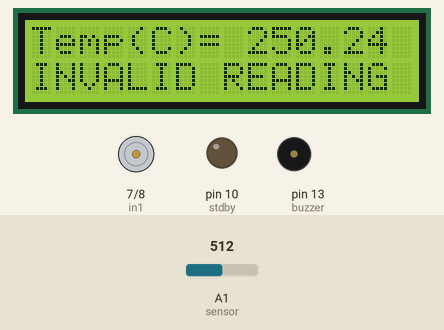
This sketch was run on a simulated Arduino Uno, built with avr-gcc and run on an emulated ATmega328P. Shown: 16×2 character LCD, motor-driver pin pairs drawn as motors (green arrow = first pin HIGH = forward, orange = second pin HIGH = backward, longer = more drive, scaled by the enable pin), output pins drawn as LEDs (lit = HIGH), buzzer (waves = sounding). The test bench sets the inputs (shaded band); at power-on: A1 (sensor) = 512. What the sketch prints to the serial monitor is not drawn.

Above: at 1.7 s.
1.8 s: A1 (sensor) set to 216
At 3.0 s:
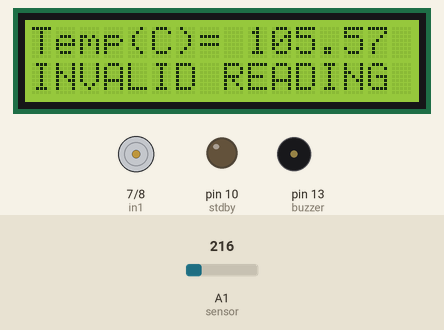
4.0 s: A1 (sensor) set to 190
At 7.7 s:
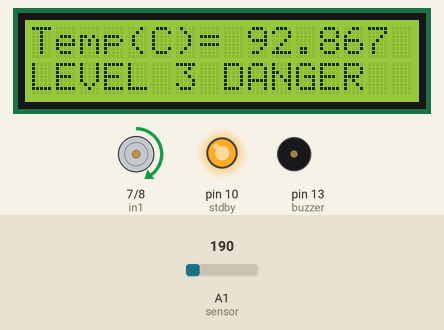
8.0 s: A1 (sensor) set to 176
At 11.9 s:
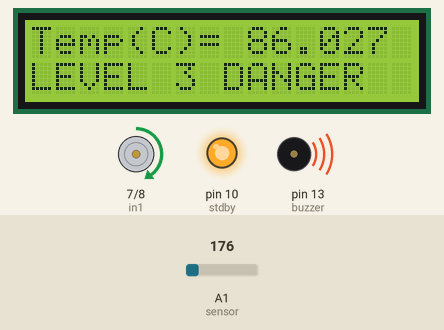
12.1 s: A1 (sensor) set to 155
At 15.5 s:
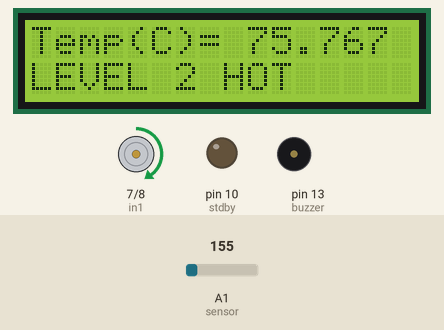
16.1 s: A1 (sensor) set to 86
At 17.4 s:
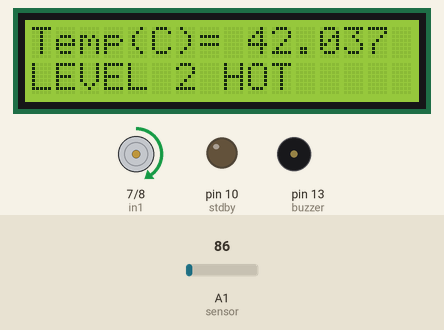
18.1 s: A1 (sensor) set to 78
At 20.2 s:
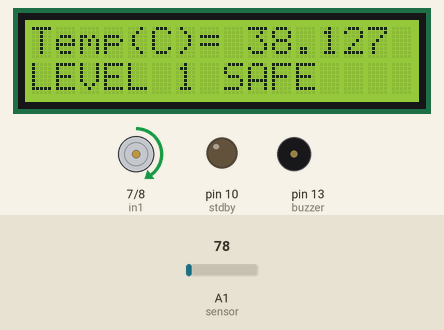
Timing chart, 0 to 21.7 s (numbered marks = the images above; inputs shaded):
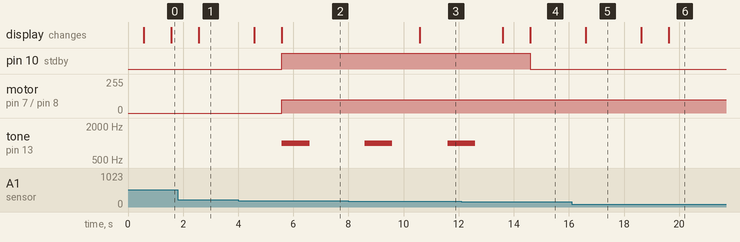

The sketch:

tempsensor_lcd.ino
```cpp
#include<LiquidCrystal.h> //lcd library
LiquidCrystal lcd(12, 11, 5, 4, 3, 2); //assigning lcd pins (RS,En,D4,D5,D6,D7)

//temperature sensor
const int sensor=A1; // Assigning analog pin A1 to variable 'sensor'
float tempc;  //variable to store temperature in degree Celsius
float vout;  //temporary variable to hold sensor reading

const int buzzer= 13; //Connect with sounder
int level; // variable for monitoring level

//H-bridge device
int in1=7; //connect with AIN1
int in2=8; //connect with AIN2
int pwm=9; //connect with PWMA
int stdby=10; //connect with STBY

void setup()
{
  pinMode(sensor,INPUT); // Configuring pin A1 as input
  pinMode(in1,OUTPUT);pinMode(in2,OUTPUT);pinMode(pwm,OUTPUT);pinMode(stdby,OUTPUT); // configuring the H bridge pins as output
  Serial.begin(9600);
  lcd.begin(16,2); //set lcl (row,column)
  delay(500);
}

void clockwise() //rotate in clockwise
{
 digitalWrite(stdby,HIGH);
 digitalWrite(in1,HIGH);
 digitalWrite(in2,LOW);
 analogWrite(pwm,100);
}

void stoprotate()// Stop rotate
{
  digitalWrite(stdby,LOW);
}

void buzz()  //activate sounder function
{
  tone(buzzer, 1000); // Send 1KHz sound signal...
  delay(1000);        // ...for 1 sec
  noTone(buzzer);     // Stop sound...
  delay(1000);        // ...for 1sec
}

void loop()
{

  vout=analogRead(sensor);
  tempc=(vout*500)/1023; // Storing value in Degree Celsius
  lcd.setCursor(0,0); //display on lcd at x=0, y-=0
  lcd.print("Temp(C)= "); //display on lcd
  lcd.print(tempc);
  delay(1000); //Delay of 1 second for ease of viewing in serial monitor
  stoprotate();

  //condition for temperature level
  if(tempc>=0 && tempc<40) //temperature range 0-39
  {
      level=1;
  }

  else if(tempc>39 && tempc<80)  //temperature range 40-79
  {
    level=2;
  }
  else if(tempc>79 && tempc<=100) //temperature range 80-100
  {
    level=3;
  }
  else //temperature is below 0 or above 100
  {
    level=4;
  }

  switch(level){

    case 1:  //temperature range 0-39
    Serial.println(" level 1");
    lcd.setCursor(0,1);
    lcd.print("LEVEL 1 SAFE      ");
    break;

    case 2:  //temperature range 40-79
    Serial.println(" level 2");
    lcd.setCursor(0,1);
    lcd.print("LEVEL 2 HOT     ");
    break;

    case 3:  //temperature range 80-100
    Serial.println(" level 3");
    lcd.setCursor(0,1);
    lcd.print("LEVEL 3 DANGER  ");
    clockwise(); //activate motor fan
    buzz();  //activate sounder
    break;

    case 4:  //temperature is below 0 or above 100
    Serial.println("Invalid Reading");
    lcd.setCursor(0,1);
    lcd.print("INVALID READING  ");
    break;
  }

}
```

Measured:
- the behaviour switches between 205 and 204 on A1 (sensor) (found by bisection; images 1 and 2)
- the behaviour switches between 164 and 163 on A1 (sensor) (found by bisection; images 3 and 4)
- the behaviour switches between 82 and 81 on A1 (sensor) (found by bisection; images 5 and 6)
- after the input at 1.8 s, the display: changes after 0.78 s (image 1)
- after the input at 4.0 s, pin 10 (stdby): LOW → HIGH after 1.6 s; motor on pin 7 (in1) / pin 8 (in2): stopped → forward 100/255 after 1.6 s; tone on pin 13 (buzzer): silent → 1000 Hz after 1.6 s, → silent 1.0 s later; the display: first changes after 0.59 s (image 2 shows a later state)
- after the input at 8.0 s, the display: changes after 2.6 s (image 3)
- after the input at 12.1 s, pin 10 (stdby): HIGH → LOW after 2.5 s; tone on pin 13 (buzzer): goes on until 12.6 s, then stays silent; the display: first changes after 1.5 s (image 4 shows a later state)
- after the input at 16.1 s, the display: changes after 0.51 s (image 5)
- after the input at 18.1 s, the display: first changes after 0.52 s (image 6 shows a later state)
